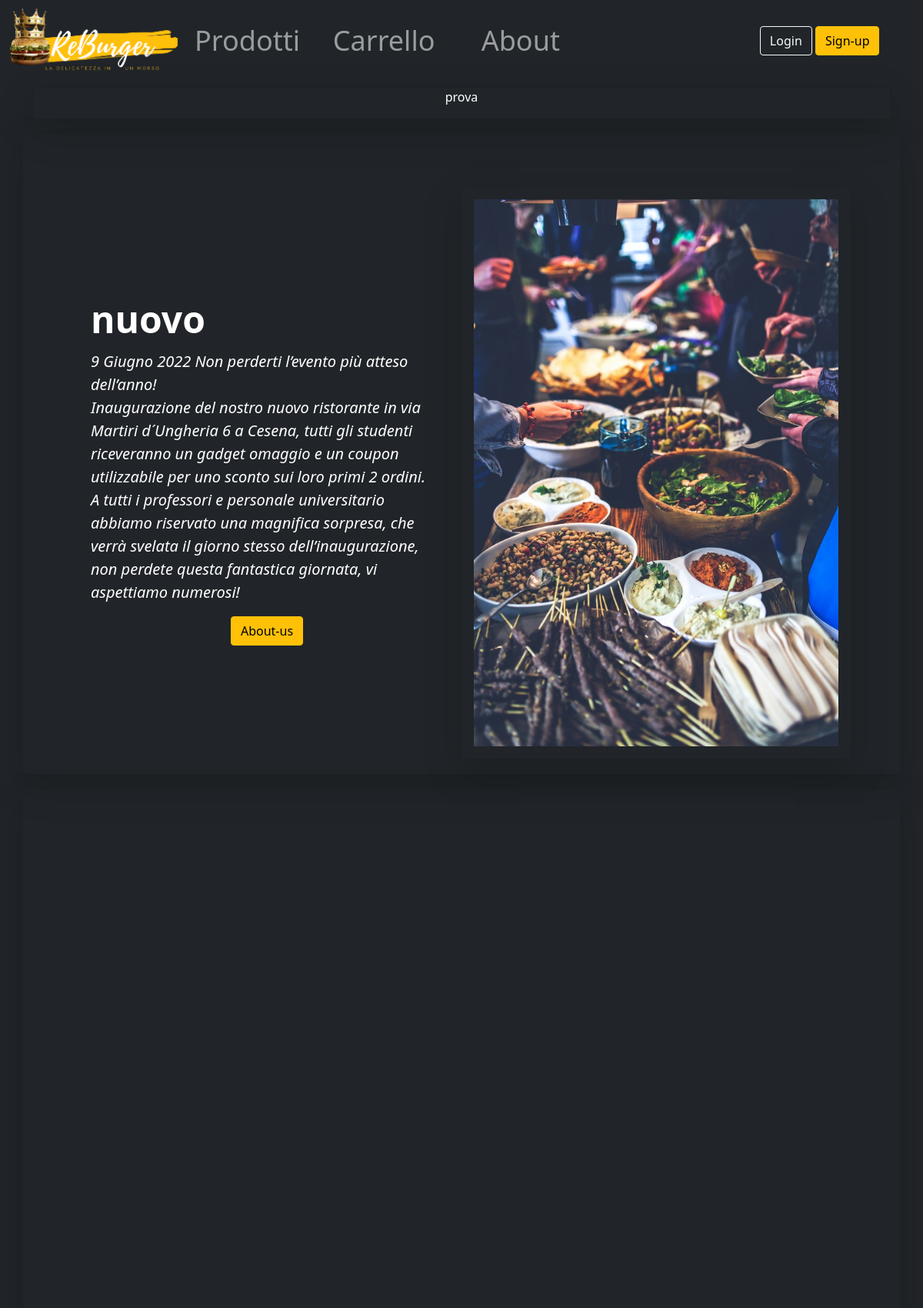
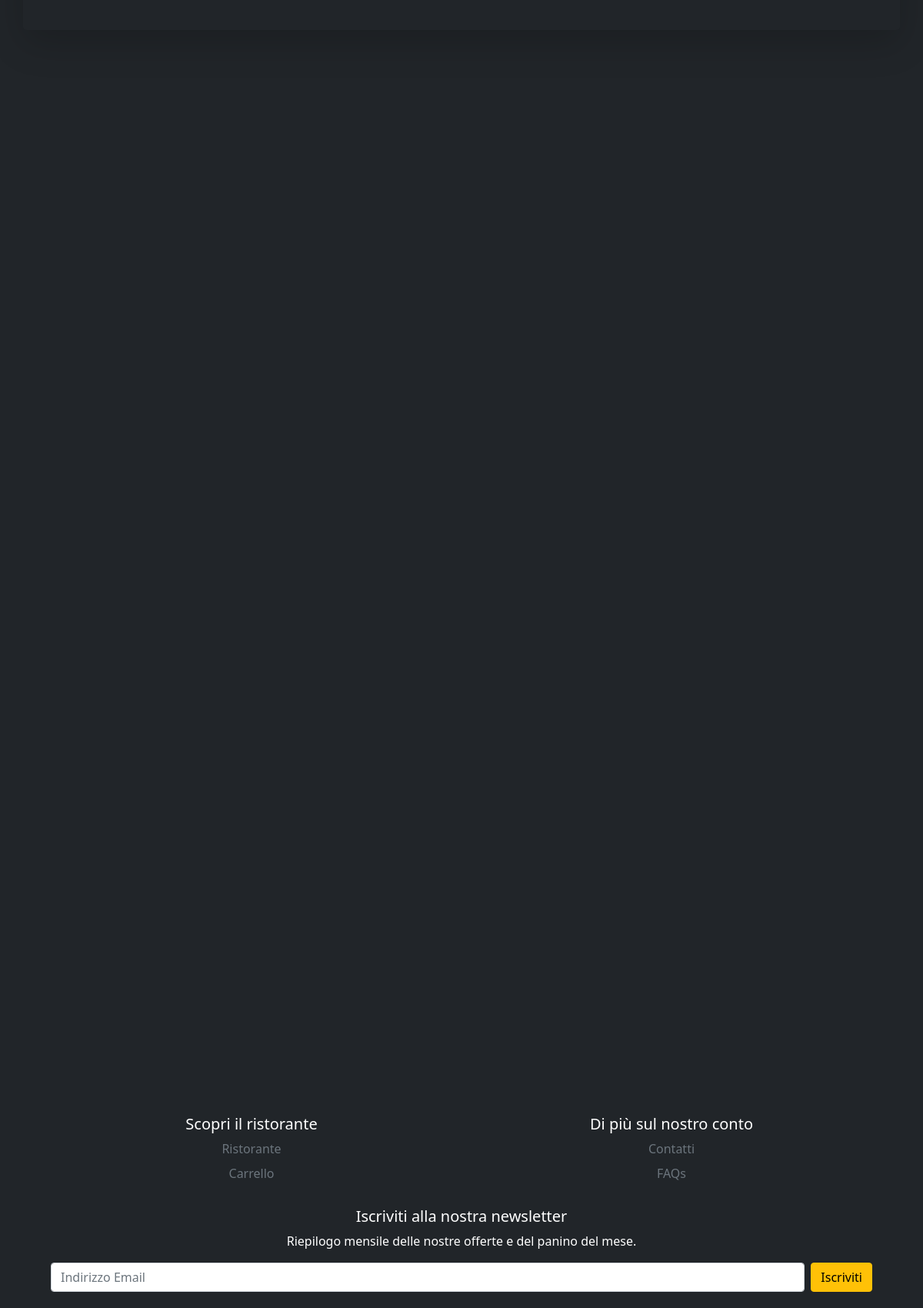
The page / (upper part) on the database its author committed (2 pictures, top to bottom).
### tables this page shows
CREATE TABLE IF NOT EXISTS `notizie` (
  `idnews` INT NOT NULL AUTO_INCREMENT,
  `titolo` VARCHAR(20) NOT NULL,
  `contenuto` VARCHAR(100) NOT NULL,
  `immagine` VARCHAR(20),
  PRIMARY KEY (`idnews`));

### index.php (called while the page is built)
<?php
require_once 'bootstrap.php';
$templateParams["titolo"] = "ReBurger - Home";
$templateParams["nome"] = "home.php";
$templateParams["notizia"] = $dbh->getNews();
$templateParams["infoVenditore"]= $dbh->getInfoVenditore();
$templateParams["catego"] =$dbh->getCategories();
$templateParams["prodottoRandom"]= $dbh->getRandomProdotto(4);
require_once 'template/base.php';
?>

### db/dbHelper.php (called while the page is built, shortened)
<?php
class DatabaseHelper{
    private $db;
    public function __construct($servername, $username, $password, $dbname, $port){
        $this->db = new mysqli($servername, $username, $password, $dbname, $port);
    }
    public function getRandomProdotto($n){
        $stmt = $this->db->prepare("SELECT * FROM prodotto ORDER BY RAND() LIMIT ?");
        $stmt->bind_param('i',$n);
        $stmt->execute();
        $result = $stmt->get_result();
        return $result->fetch_all(MYSQLI_ASSOC);
    }
    public function getCategories(){
        $stmt = $this->db->prepare("SELECT * FROM categoria");
        $stmt->execute();
        $result = $stmt->get_result();
        return $result->fetch_all(MYSQLI_ASSOC);
    }
    public function getNews(){
        $stmt = $this->db->prepare("SELECT * FROM notizie");
        $stmt->execute();
        $result = $stmt->get_result();
        return $result->fetch_all(MYSQLI_ASSOC);
    }
    public function getInfoVenditore(){
        $query = "SELECT * FROM venditore";
        $stmt = $this->db->prepare($query);
        $stmt->execute();
        $result = $stmt->get_result();
      return $result->fetch_all(MYSQLI_ASSOC);
    }
}
?>

### bootstrap.php (called while the page is built, shortened)
<?php
require_once("db/dbHelper.php");
$dbh = new DatabaseHelper("localhost", "root", "", "reburger", 3306);
?>

### template/home.php (the view, shortened to what this page needs)
<div class="container-lg mt-2">
 <div class="card card-cover text-white bg-dark rounded-5 shadow-lg">
   <span><p class="text-center"> prova </p></span>
 </div>
 </div>
 <?php foreach($templateParams["notizia"] as $news):?>
 <div class="container col-xxl-8 px-4 text-white rounded-3 shadow-lg ">
   <div class="row flex-lg-row-reverse d-flex justify-content-center align-items-center g-5 fade">
     <div class="col-10 col-sm-8 col-lg-6 overflow-hidden shadow-lg p-3">
     <img class=" img img-fluid  "  src="<?php echo $news["immagine"] ?>" alt=""/>
     </div>
     <div class="col-lg-6">
       <h1 class="display-5 fw-bold lh-1 mb-3"><?php echo $news["titolo"] ?></h1>
       <p class="lead"><cite><?php echo $news["contenuto"] ?></cite></p>
       <div class="d-grid gap-2 d-md-flex justify-content-md-center">
       <?php if($news['idnews']==1){ ?>
       <button onclick="window.location='contatti.php'" type="button" class="btn btn-warning">About-us</button>
       <?php } else {?>
         <button onclick="window.location='menu.php'" type="button" class="btn btn-warning">Visualizza il menù</button>
         <?php } ?>
       </div>
     </div>
   </div>
 </div>
 <?php endforeach; ?>

### css/styleSmartphone.css (style rules this page uses)
.fade { margin: 20px; padding: 20px; opacity: 1; }
*, *:before, *:after { outline: 1px solid transparent; }

### rows shown on the page
notizie: immagine (picture), titolo "nuovo", contenuto "9 Giugno 2022 Non perderti l’evento più atteso dell’anno! Inaugurazione del nostro nuovo ristorante in via Martiri d´Ungheria 6 a Cesena, tutti gli studenti riceveranno un gadget omaggio e un coupon utilizzabile per uno sconto sui loro primi 2 ordini. A tutti i professori e personale universitario abbiamo riservato una magnifica sorpresa, che verrà svelata il giorno stesso dell’inaugurazione, non perdete questa fantastica giornata, vi aspettiamo numerosi!", shows "About-us"

### other values the page prints
$titolo "Scopri il ristorante"
$group1 "Ristorante"
$group1 "Carrello"
$titolo "Di più sul nostro conto"
$group2 "Contatti"
$group2 "FAQs"
